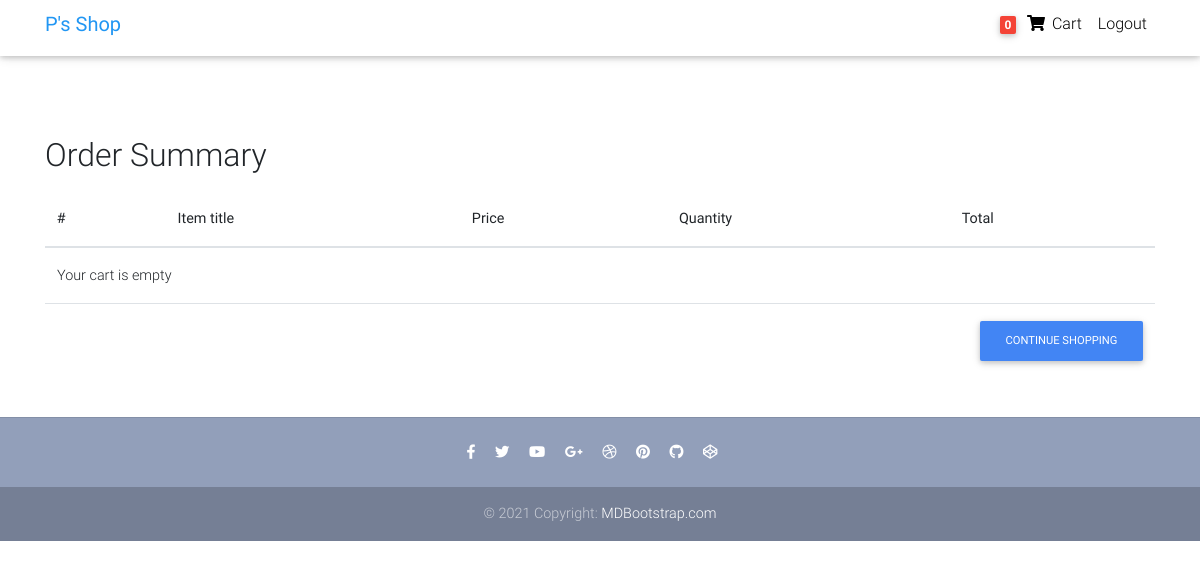
Page /order/order-summary/ (signed in) on the earlier database version.
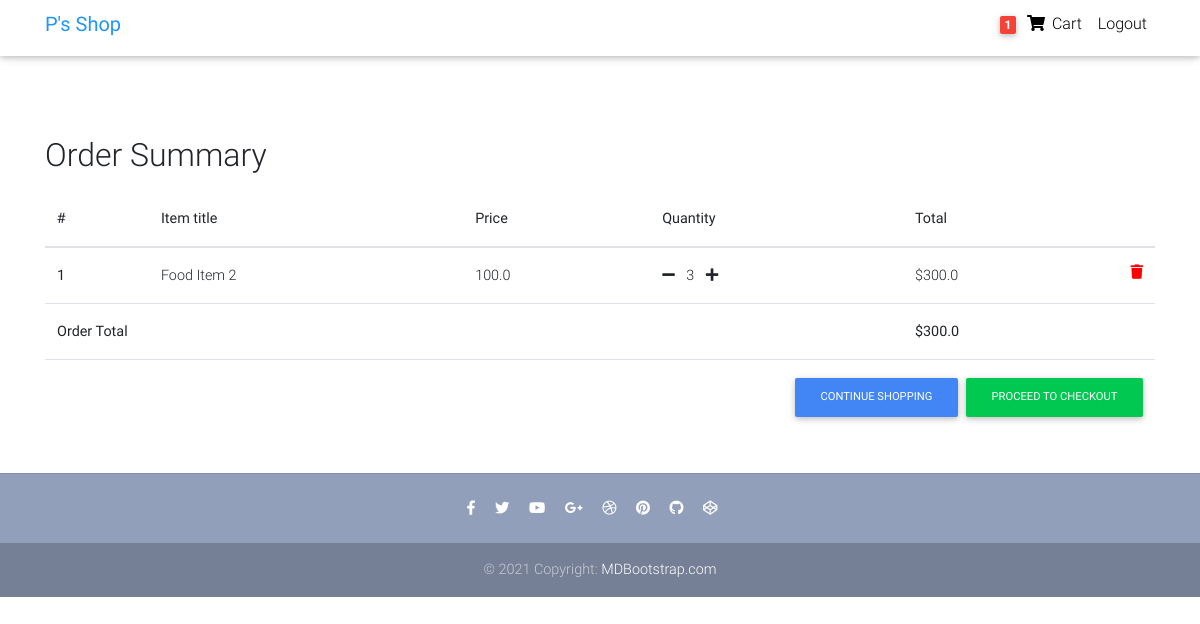
Same page on the later database version.
### Order/models.py (models this page shows, shortened)
class Order(models.Model):
    user = models.ForeignKey(settings.AUTH_USER_MODEL, on_delete=models.CASCADE)
    items = models.ManyToManyField(OrderItem)
    start_date = models.DateTimeField(auto_now_add=True)
    ordered_date = models.DateTimeField()
    ordered = models.BooleanField(default=False)
    def get_total(self):
        total = 0
        for order_item in self.items.all():
            total += order_item.get_final_price()
        return total

class OrderItem(models.Model):
    user = models.ForeignKey(settings.AUTH_USER_MODEL,
                                on_delete=models.CASCADE)
    ordered = models.BooleanField(default=False)
    item = models.ForeignKey(Item, on_delete=models.CASCADE)
    quantity = models.IntegerField(default=1)
    def get_total_item_price(self):
        return self.quantity * self.item.price
    def get_final_price(self):
        if self.item.discount_price:
            return self.get_total_discount_price()
        else:
            return self.get_total_item_price()

class Item(models.Model):
    title = models.CharField(max_length=100)
    price = models.FloatField()
    discount_price = models.FloatField(blank=True, null=True)
    category = models.CharField(choices=CATEGORY_CHOICES, max_length=2)
    label =  models.CharField(choices=LABEL_CHOICES, max_length=1)
    slug = models.SlugField()
    description = models.TextField()

### Order/views.py (the view)
# urls.py: path('order-summary/', OrderSummaryView.as_view(), name="order_summary"),
class OrderSummaryView(LoginRequiredMixin, View):
    def get(self, *args, **kwargs):
        try:
            order = Order.objects.get(user=self.request.user, ordered=False)
            context = {
                "object": order,
            }
            return render(self.request, 'Order/order_summary.html', context)
        except ObjectDoesNotExist:
            messages.error(self.request, "You do not have an active order")
            return redirect("/")

### Order/templatetags/cart_template_tags.py (called while the page is built)
@register.filter
def cart_item_count(user):
    if user.is_authenticated:
        qs = Order.objects.filter(user=user, ordered=False)
        if qs.exists():
            return qs[0].items.count()
    return 0

### Order/templates/Order/order_summary.html (shortened to what the changed rows need)
{% load static %}
{% load cart_template_tags %}
<!DOCTYPE html>
<html lang="en">
<head>
  <link rel="stylesheet" href="https://use.fontawesome.com/releases/v5.11.2/css/all.css">
  <link href="{% static 'Order/css/bootstrap.min.css' %}" rel="stylesheet">
  <link href="{% static 'Order/css/mdb.min.css' %}" rel="stylesheet">
  <link href="{% static 'Order/css/style.min.css' %}" rel="stylesheet">
</head>
<body>
  <nav class="navbar fixed-top navbar-expand-lg navbar-light white scrolling-navbar pt-lg-1">
    <div class="container">
      <div class="collapse navbar-collapse" id="navbarSupportedContent">
        <ul class="navbar-nav nav-flex-icons">
          {% if request.user.is_authenticated %}
          <li class="nav-item">
            <a class="nav-link waves-effect">
              <span class="badge red z-depth-1 mr-1"> {{request.user|cart_item_count }} </span>
              <i class="fas fa-shopping-cart"></i>
              <span class="clearfix d-none d-sm-inline-block"> Cart </span>
            </a>
          </li>
          <li class="nav-item">
            <a class="nav-link waves-effect" href="{% url 'logout' %}">
              <span class="clearfix d-none d-sm-inline-block">Logout</span>
            </a>
          </li>
          {% endif %}
        </ul>
      </div>
    </div>
  </nav>
  <main>
    <div class="container mt-lg-5">
        <div class="table-responsive text-nowrap">
        <h2 class="mt-4">Order Summary</h2>
        <table class="table mt-lg-3">
            <thead>
                <tr>
                    <th scope="col">#</th>
                    <th scope="col">Item title</th>
                    <th scope="col">Price</th>
                    <th scope="col">Quantity</th>
                    <th scope="col">Total</th>
                </tr>
            </thead>
            <tbody>
            {% for order_item in object.items.all %}
                <tr>
                    <th scope="row">{{ forloop.counter }}</th>
                    <td>{{ order_item.item.title }}</td>
                    <td>{{ order_item.item.price }}</td>
                    <td>
                        <a href="{% url 'remove_single_item_from_cart' order_item.item.slug %}"><i class="fas fa-minus mr-2"></i></a>
                        {{ order_item.quantity }}
                        <a href="{% url 'add_to_cart' order_item.item.slug %}"><i class="fas fa-plus ml-2"></i></a>
                    </td>
                    <td>
                        {% if order_item.item.discount_price %}
                            {{ order_item.get_total_discount_price }}
                            <span class="badge badge-primary">Saving ${{ order_item.get_amount_saved }}</span>
                        {% else %}
                            ${{ order_item.get_total_item_price }}
                        {% endif %}
                        <a style="color: red;" href="{% url 'remove_from_cart' order_item.item.slug %}"><i class="fas fa-trash float-right"></i></a>
                    </td>
                </tr>
            {% empty %}
            <tr>
                <td colspan="5">Your cart is empty </td>
            </tr>
            <tr>
                <td colspan="5">
                    <a style="float: right;" class="btn btn-primary  btn-md" href="{% url 'item_list' %}">Continue Shopping</a>
                </td>
           </tr>
             {% endfor %}
             {% if object.get_total %}
             <tr>
                 <td colspan="4"><b>Order Total</b></td>
                <td><strong>${{ object.get_total}}</strong></td>
            </tr>
            <tr>
                <td colspan="5">
                    <a style="float: right;" class="btn btn-success ml-2 btn-md" href="#">Proceed to Checkout</a>
                    <a style="float: right;" class="btn btn-primary  btn-md" href="{% url 'item_list' %}">Continue Shopping</a>
                </td>
           </tr>
           {% endif %}
            </tbody>
        </table>
        </div>
    </div>
  </main>
</body>
</html>

Differences in the rows shown:
now on this page (row edited): OrderItem: item "Food Item 2", item.price "100.0", quantity "3", get_total_item_price "300.0"
changed OrderItem: quantity 0 → 3 (drawn)
now on this page (row unchanged): Order: get_total "300.0"
Other differences:
{{ request.user|cart_item_count }}: "0" → "1"
text no longer shown: "Your cart is empty"
text now shown: "Order Total $ PROCEED TO CHECKOUT"
